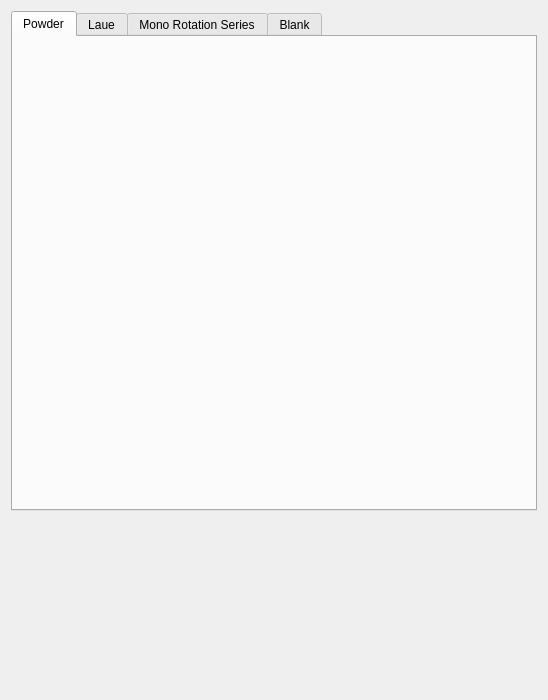
<?xml version="1.0" encoding="UTF-8"?>
<ui version="4.0">
 <class>overlay_editor</class>
 <widget class="QWidget" name="overlay_editor">
  <property name="geometry">
   <rect>
    <x>0</x>
    <y>0</y>
    <width>548</width>
    <height>700</height>
   </rect>
  </property>
  <property name="minimumSize">
   <size>
    <width>0</width>
    <height>0</height>
   </size>
  </property>
  <property name="windowTitle">
   <string>Edit Overlay</string>
  </property>
  <property name="styleSheet">
   <string notr="true">QDoubleSpinBox:disabled {background-color: LightGray;}
</string>
  </property>
  <layout class="QVBoxLayout" name="verticalLayout_2">
   <item>
    <widget class="QTabWidget" name="tab_widget">
     <property name="minimumSize">
      <size>
       <width>0</width>
       <height>500</height>
      </size>
     </property>
     <property name="currentIndex">
      <number>0</number>
     </property>
     <widget class="QWidget" name="powder_tab">
      <attribute name="title">
       <string>Powder</string>
      </attribute>
      <layout class="QGridLayout" name="gridLayout">
       <item row="0" column="0">
        <layout class="QVBoxLayout" name="powder_overlay_editor_layout"/>
       </item>
      </layout>
     </widget>
     <widget class="QWidget" name="laue_tab">
      <attribute name="title">
       <string>Laue</string>
      </attribute>
      <layout class="QGridLayout" name="gridLayout_2">
       <item row="0" column="0">
        <layout class="QVBoxLayout" name="laue_overlay_editor_layout"/>
       </item>
      </layout>
     </widget>
     <widget class="QWidget" name="mono_rotation_series_tab">
      <attribute name="title">
       <string>Mono Rotation Series</string>
      </attribute>
      <layout class="QGridLayout" name="gridLayout_3">
       <item row="0" column="0">
        <layout class="QVBoxLayout" name="mono_rotation_series_overlay_editor_layout"/>
       </item>
      </layout>
     </widget>
     <widget class="QWidget" name="blank_tab">
      <attribute name="title">
       <string>Blank</string>
      </attribute>
     </widget>
    </widget>
   </item>
   <item>
    <spacer name="verticalSpacer">
     <property name="orientation">
      <enum>Qt::Vertical</enum>
     </property>
     <property name="sizeHint" stdset="0">
      <size>
       <width>20</width>
       <height>40</height>
      </size>
     </property>
    </spacer>
   </item>
  </layout>
 </widget>
 <tabstops>
  <tabstop>tab_widget</tabstop>
 </tabstops>
 <resources/>
 <connections/>
</ui>
